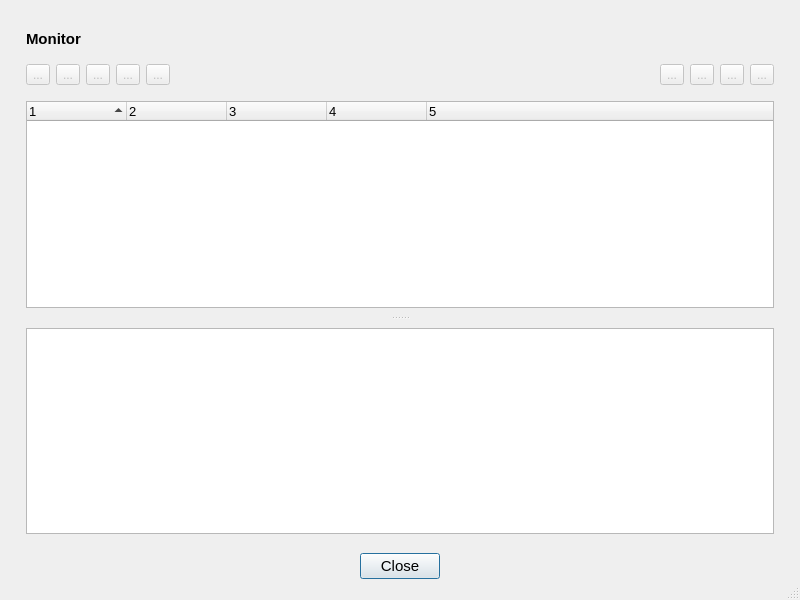
<?xml version="1.0" encoding="UTF-8"?>
<ui version="4.0">
 <class>Monitor</class>
 <widget class="QDialog" name="Monitor">
  <property name="windowModality">
   <enum>Qt::WindowModality::WindowModal</enum>
  </property>
  <property name="enabled">
   <bool>true</bool>
  </property>
  <property name="geometry">
   <rect>
    <x>0</x>
    <y>0</y>
    <width>800</width>
    <height>600</height>
   </rect>
  </property>
  <property name="sizePolicy">
   <sizepolicy hsizetype="Preferred" vsizetype="Preferred">
    <horstretch>0</horstretch>
    <verstretch>0</verstretch>
   </sizepolicy>
  </property>
  <property name="minimumSize">
   <size>
    <width>400</width>
    <height>600</height>
   </size>
  </property>
  <property name="windowTitle">
   <string>Monitor</string>
  </property>
  <property name="sizeGripEnabled">
   <bool>true</bool>
  </property>
  <layout class="QVBoxLayout" name="verticalLayout">
   <property name="spacing">
    <number>0</number>
   </property>
   <property name="leftMargin">
    <number>12</number>
   </property>
   <property name="topMargin">
    <number>12</number>
   </property>
   <property name="rightMargin">
    <number>12</number>
   </property>
   <property name="bottomMargin">
    <number>12</number>
   </property>
   <item>
    <widget class="QWidget" name="monitorWidget" native="true">
     <property name="minimumSize">
      <size>
       <width>0</width>
       <height>200</height>
      </size>
     </property>
     <property name="styleSheet">
      <string notr="true"/>
     </property>
     <layout class="QVBoxLayout" name="verticalLayout_3">
      <property name="leftMargin">
       <number>4</number>
      </property>
      <property name="topMargin">
       <number>8</number>
      </property>
      <property name="rightMargin">
       <number>4</number>
      </property>
      <property name="bottomMargin">
       <number>0</number>
      </property>
      <item>
       <widget class="QWidget" name="monitorBar" native="true">
        <property name="minimumSize">
         <size>
          <width>0</width>
          <height>0</height>
         </size>
        </property>
        <layout class="QHBoxLayout" name="horizontalLayout">
         <property name="spacing">
          <number>0</number>
         </property>
         <property name="leftMargin">
          <number>10</number>
         </property>
         <property name="topMargin">
          <number>10</number>
         </property>
         <property name="rightMargin">
          <number>10</number>
         </property>
         <property name="bottomMargin">
          <number>10</number>
         </property>
         <item>
          <widget class="QLabel" name="label">
           <property name="font">
            <font>
             <pointsize>11</pointsize>
             <bold>true</bold>
            </font>
           </property>
           <property name="text">
            <string>Monitor</string>
           </property>
          </widget>
         </item>
        </layout>
       </widget>
      </item>
      <item>
       <widget class="QWidget" name="widget" native="true">
        <property name="minimumSize">
         <size>
          <width>0</width>
          <height>0</height>
         </size>
        </property>
        <layout class="QHBoxLayout" name="horizontalLayout_3">
         <property name="leftMargin">
          <number>10</number>
         </property>
         <property name="topMargin">
          <number>0</number>
         </property>
         <property name="rightMargin">
          <number>10</number>
         </property>
         <property name="bottomMargin">
          <number>0</number>
         </property>
         <item>
          <widget class="QToolButton" name="start">
           <property name="enabled">
            <bool>false</bool>
           </property>
           <property name="toolTip">
            <string>Start jobs</string>
           </property>
           <property name="text">
            <string>...</string>
           </property>
           <property name="icon">
            <iconset resource="jobman.qrc">
             <normaloff>:/icons/resources/Start.png</normaloff>:/icons/resources/Start.png</iconset>
           </property>
          </widget>
         </item>
         <item>
          <widget class="QToolButton" name="stop">
           <property name="enabled">
            <bool>false</bool>
           </property>
           <property name="toolTip">
            <string>Stop jobs</string>
           </property>
           <property name="text">
            <string>...</string>
           </property>
           <property name="icon">
            <iconset resource="jobman.qrc">
             <normaloff>:/icons/resources/Stop.png</normaloff>:/icons/resources/Stop.png</iconset>
           </property>
          </widget>
         </item>
         <item>
          <widget class="QToolButton" name="restart">
           <property name="enabled">
            <bool>false</bool>
           </property>
           <property name="toolTip">
            <string>Restart jobs</string>
           </property>
           <property name="text">
            <string>...</string>
           </property>
           <property name="icon">
            <iconset resource="jobman.qrc">
             <normaloff>:/icons/resources/Restart.png</normaloff>:/icons/resources/Restart.png</iconset>
           </property>
          </widget>
         </item>
         <item>
          <widget class="QToolButton" name="priority">
           <property name="enabled">
            <bool>false</bool>
           </property>
           <property name="toolTip">
            <string>Priority for jobs</string>
           </property>
           <property name="text">
            <string>...</string>
           </property>
           <property name="icon">
            <iconset resource="jobman.qrc">
             <normaloff>:/icons/resources/Priority.png</normaloff>:/icons/resources/Priority.png</iconset>
           </property>
          </widget>
         </item>
         <item>
          <widget class="QToolButton" name="remove">
           <property name="enabled">
            <bool>false</bool>
           </property>
           <property name="toolTip">
            <string>Remove jobs</string>
           </property>
           <property name="text">
            <string>...</string>
           </property>
           <property name="icon">
            <iconset resource="jobman.qrc">
             <normaloff>:/icons/resources/Delete.png</normaloff>:/icons/resources/Delete.png</iconset>
           </property>
           <property name="shortcut">
            <string>Del</string>
           </property>
          </widget>
         </item>
         <item>
          <widget class="QLabel" name="metrics">
           <property name="font">
            <font>
             <pointsize>10</pointsize>
            </font>
           </property>
           <property name="text">
            <string/>
           </property>
          </widget>
         </item>
         <item>
          <spacer name="horizontalSpacer_3">
           <property name="orientation">
            <enum>Qt::Orientation::Horizontal</enum>
           </property>
           <property name="sizeHint" stdset="0">
            <size>
             <width>40</width>
             <height>20</height>
            </size>
           </property>
          </spacer>
         </item>
         <item>
          <widget class="QToolButton" name="running">
           <property name="enabled">
            <bool>false</bool>
           </property>
           <property name="toolTip">
            <string>Expand all running jobs</string>
           </property>
           <property name="text">
            <string>...</string>
           </property>
           <property name="icon">
            <iconset resource="jobman.qrc">
             <normaloff>:/icons/resources/Running.png</normaloff>:/icons/resources/Running.png</iconset>
           </property>
          </widget>
         </item>
         <item>
          <widget class="QToolButton" name="stopped">
           <property name="enabled">
            <bool>false</bool>
           </property>
           <property name="toolTip">
            <string>Expand all stopped jobs</string>
           </property>
           <property name="text">
            <string>...</string>
           </property>
           <property name="icon">
            <iconset resource="jobman.qrc">
             <normaloff>:/icons/resources/Stopped.png</normaloff>:/icons/resources/Stopped.png</iconset>
           </property>
          </widget>
         </item>
         <item>
          <widget class="QToolButton" name="restore">
           <property name="enabled">
            <bool>false</bool>
           </property>
           <property name="toolTip">
            <string>Restore all jobs</string>
           </property>
           <property name="text">
            <string>...</string>
           </property>
           <property name="icon">
            <iconset resource="jobman.qrc">
             <normaloff>:/icons/resources/Restore.png</normaloff>:/icons/resources/Restore.png</iconset>
           </property>
          </widget>
         </item>
         <item>
          <widget class="QToolButton" name="cleanup">
           <property name="enabled">
            <bool>false</bool>
           </property>
           <property name="toolTip">
            <string>Cleanup completed jobs</string>
           </property>
           <property name="text">
            <string>...</string>
           </property>
           <property name="icon">
            <iconset resource="jobman.qrc">
             <normaloff>:/icons/resources/Cleanup.png</normaloff>:/icons/resources/Cleanup.png</iconset>
           </property>
          </widget>
         </item>
        </layout>
       </widget>
      </item>
      <item>
       <widget class="QWidget" name="jobWidget" native="true">
        <layout class="QVBoxLayout" name="verticalLayout_2">
         <property name="spacing">
          <number>0</number>
         </property>
         <property name="leftMargin">
          <number>10</number>
         </property>
         <property name="topMargin">
          <number>10</number>
         </property>
         <property name="rightMargin">
          <number>10</number>
         </property>
         <property name="bottomMargin">
          <number>10</number>
         </property>
         <item>
          <widget class="QSplitter" name="splitter">
           <property name="orientation">
            <enum>Qt::Orientation::Vertical</enum>
           </property>
           <property name="handleWidth">
            <number>20</number>
           </property>
           <property name="childrenCollapsible">
            <bool>false</bool>
           </property>
           <widget class="JobTree" name="items">
            <property name="font">
             <font>
              <pointsize>10</pointsize>
             </font>
            </property>
            <property name="alternatingRowColors">
             <bool>true</bool>
            </property>
            <property name="selectionMode">
             <enum>QAbstractItemView::SelectionMode::ExtendedSelection</enum>
            </property>
            <property name="uniformRowHeights">
             <bool>true</bool>
            </property>
            <property name="sortingEnabled">
             <bool>true</bool>
            </property>
            <property name="columnCount">
             <number>5</number>
            </property>
            <attribute name="headerVisible">
             <bool>true</bool>
            </attribute>
            <column>
             <property name="text">
              <string notr="true">1</string>
             </property>
            </column>
            <column>
             <property name="text">
              <string notr="true">2</string>
             </property>
            </column>
            <column>
             <property name="text">
              <string notr="true">3</string>
             </property>
            </column>
            <column>
             <property name="text">
              <string>4</string>
             </property>
            </column>
            <column>
             <property name="text">
              <string notr="true">5</string>
             </property>
            </column>
           </widget>
           <widget class="QTextBrowser" name="job">
            <property name="sizePolicy">
             <sizepolicy hsizetype="Expanding" vsizetype="Expanding">
              <horstretch>0</horstretch>
              <verstretch>0</verstretch>
             </sizepolicy>
            </property>
            <property name="minimumSize">
             <size>
              <width>0</width>
              <height>50</height>
             </size>
            </property>
            <property name="font">
             <font>
              <pointsize>10</pointsize>
             </font>
            </property>
           </widget>
          </widget>
         </item>
        </layout>
       </widget>
      </item>
     </layout>
    </widget>
   </item>
   <item>
    <widget class="QWidget" name="buttonsWidget" native="true">
     <property name="minimumSize">
      <size>
       <width>0</width>
       <height>0</height>
      </size>
     </property>
     <layout class="QHBoxLayout" name="horizontalLayout_2">
      <item>
       <spacer name="horizontalSpacer_2">
        <property name="orientation">
         <enum>Qt::Orientation::Horizontal</enum>
        </property>
        <property name="sizeHint" stdset="0">
         <size>
          <width>239</width>
          <height>20</height>
         </size>
        </property>
       </spacer>
      </item>
      <item>
       <widget class="QPushButton" name="close">
        <property name="font">
         <font>
          <pointsize>11</pointsize>
         </font>
        </property>
        <property name="toolTip">
         <string>Close</string>
        </property>
        <property name="text">
         <string>Close</string>
        </property>
        <property name="autoDefault">
         <bool>false</bool>
        </property>
        <property name="default">
         <bool>true</bool>
        </property>
        <property name="flat">
         <bool>false</bool>
        </property>
       </widget>
      </item>
      <item>
       <spacer name="horizontalSpacer">
        <property name="orientation">
         <enum>Qt::Orientation::Horizontal</enum>
        </property>
        <property name="sizeHint" stdset="0">
         <size>
          <width>239</width>
          <height>20</height>
         </size>
        </property>
       </spacer>
      </item>
     </layout>
    </widget>
   </item>
  </layout>
 </widget>
 <customwidgets>
  <customwidget>
   <class>JobTree</class>
   <extends>QTreeWidget</extends>
   <header>../../../jobtree.h</header>
  </customwidget>
 </customwidgets>
 <resources>
  <include location="jobman.qrc"/>
 </resources>
 <connections/>
</ui>
